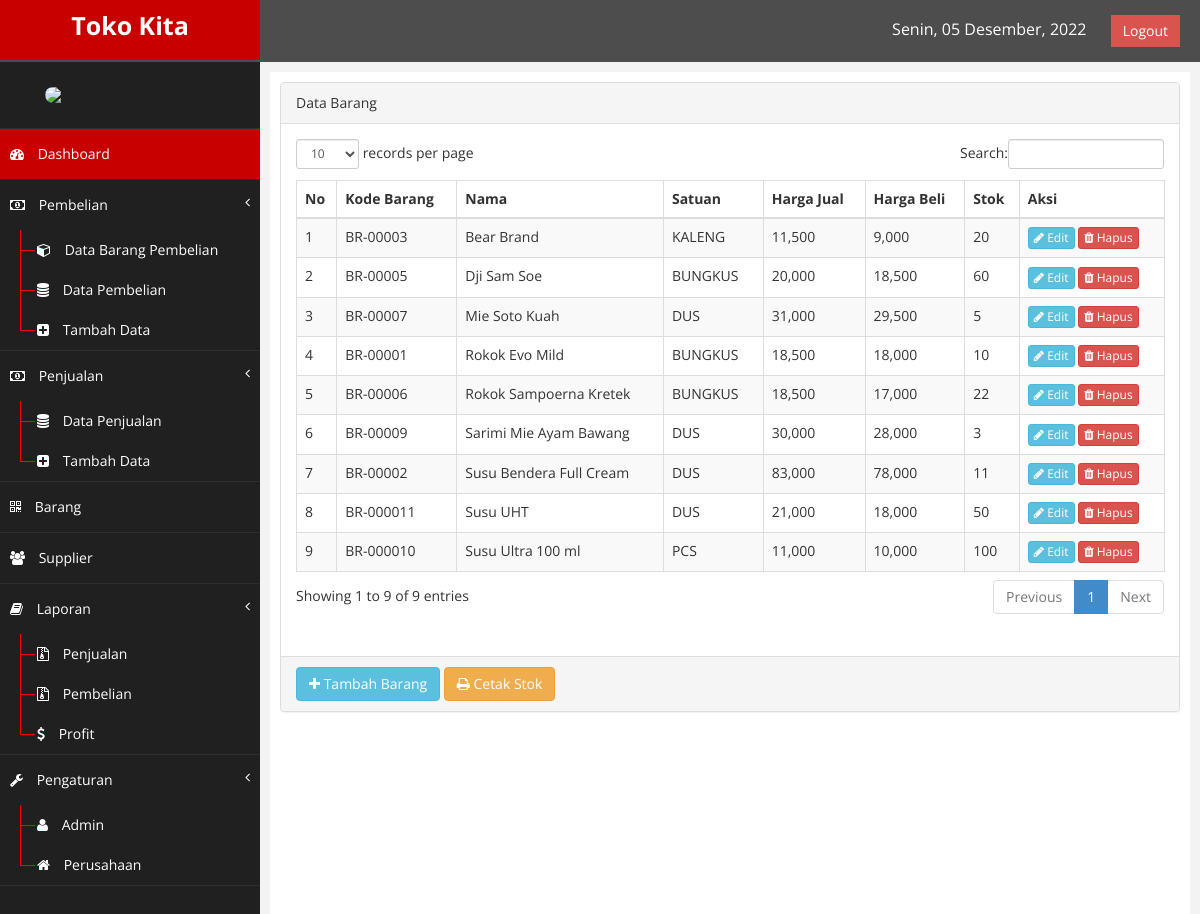
Page /index.php?page=barang (signed in) on the committed database.
### tables this page shows
CREATE TABLE `barang` (
  `kd_barang` varchar(20) NOT NULL,
  `nama_barang` varchar(60) NOT NULL,
  `satuan` varchar(20) NOT NULL,
  `harga_jual` int(15) NOT NULL,
  `harga_beli` int(15) NOT NULL,
  `stok` int(4) NOT NULL,
  `status` enum('1','0') NOT NULL DEFAULT '0'
);

### barang.php (the view, shortened to what this page needs)
<?php
include "koneksi.php";
?>
<div class="row">
    <div class="col-md-12">
        <div class="panel panel-default">
            <div class="panel-heading">
                Data Barang
            </div>
            <div class="panel-body">
                <div class="table">
                    <table class="table table-striped table-bordered table-hover" id="tabelku">
                        <thead>
                            <tr>
                                <th>No</th>
                                <th>Kode Barang</th>
                                <th>Nama</th>
                                <th>Satuan</th>
                                <th>Harga Jual</th>
                                <th>Harga Beli</th>
                                <th>Stok</th>
                                <th>Aksi</th>
                            </tr>
                        </thead>
                        <tbody>
                            <?php
								$no = 1;
                                $qry = mysqli_query($conn, "SELECT * FROM barang ORDER BY nama_barang ASC");
								while ($data = mysqli_fetch_array($qry)) { ?>
								<tr class="odd gradeX">
									<td><?php echo $no++; ?></td>
									<td><?php echo $data['kd_barang']; ?></td>
									<td><?php echo $data['nama_barang']; ?></td>
									<td><?php echo $data['satuan']; ?></td>
									<td><?php echo number_format($data['harga_jual']); ?></td>
									<td><?php echo number_format($data['harga_beli']); ?></td>
									<td><?php echo $data['stok']; ?></td>
									<td>
										<a href="index.php?page=ubahbarang&id=<?php echo $data['kd_barang']; ?>" class="btn btn-info btn-xs"><i class="fa fa-pencil"></i> Edit</a>
										<a href="index.php?page=barang&hapus=<?php echo $data['kd_barang']; ?>" class="btn btn-danger btn-xs" id="alertHapus"><i class="fa fa-trash"></i> Hapus</a>
									</td>
								</tr>
							<?php
								}
                            ?>
                        </tbody>
                    </table>
                </div>
            </div>
            <div class="panel-footer">
                <a href="index.php?page=tambahbarang" class="btn btn-info"><i class="fa fa-plus"></i> Tambah Barang</a>
				<a href="laporan/cetakopname.php" class="btn btn-warning"><i class="fa fa-print"></i> Cetak Stok</a>
            </div>
        </div>
    </div>
</div>

### assets/css/custom.css (style rules this page uses)
body { font-family: 'Open Sans', sans-serif; }

### rows in the picture
barang: kd_barang "BR-00003", nama_barang "Bear Brand", satuan "KALENG", harga_jual "11,500", harga_beli "9,000", stok "20"
barang: kd_barang "BR-00005", nama_barang "Dji Sam Soe", satuan "BUNGKUS", harga_jual "20,000", harga_beli "18,500", stok "60"
barang: kd_barang "BR-00007", nama_barang "Mie Soto Kuah", satuan "DUS", harga_jual "31,000", harga_beli "29,500", stok "5"
barang: kd_barang "BR-00001", nama_barang "Rokok Evo Mild", satuan "BUNGKUS", harga_jual "18,500", harga_beli "18,000", stok "10"
barang: kd_barang "BR-00006", nama_barang "Rokok Sampoerna Kretek", satuan "BUNGKUS", harga_jual "18,500", harga_beli "17,000", stok "22"
barang: kd_barang "BR-00009", nama_barang "Sarimi Mie Ayam Bawang", satuan "DUS", harga_jual "30,000", harga_beli "28,000", stok "3"
barang: kd_barang "BR-00002", nama_barang "Susu Bendera Full Cream", satuan "DUS", harga_jual "83,000", harga_beli "78,000", stok "11"
barang: kd_barang "BR-000011", nama_barang "Susu UHT", satuan "DUS", harga_jual "21,000", harga_beli "18,000", stok "50"
barang: kd_barang "BR-000010", nama_barang "Susu Ultra 100 ml", satuan "PCS", harga_jual "11,000", harga_beli "10,000", stok "100"
